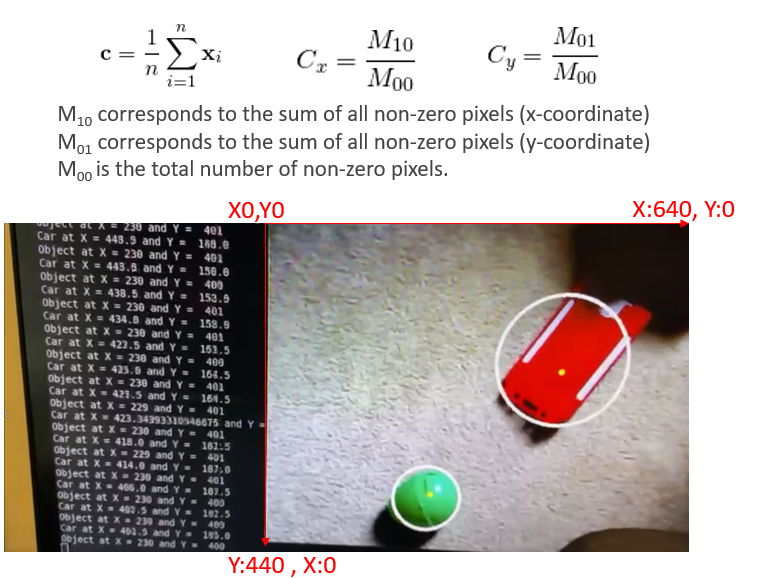
#> input picture VisualMain/Images/Github.png, 778 x 578 px, given in place of the camera
$ python maskace.py
#> lines starting #> are read from the running program, lines starting #| are printed output that depends on the picture; after the words box and inside, x2 and y2 are one past the last pixel; in counts of white or black regions, pixels touching at a corner belong together
#Author: 	Ross Barrett & Maheer Qahwash,
#Date: 		20/02/21
#Version:	1
#Description:	Displays the colour converted image of a specified colour defined by the HSV output from bgrconv.py

#import system dependancies
import cv2
import numpy as np

capture = cv2.VideoCapture(0)

while(1):

    # Read in every frame in camera
    _, frame = capture.read()
#> frame is the input picture: shape (578, 778, 3); mean B, G, R 175.7, 177.9, 184.1

    # Convert BGR to HSV
    colour = cv2.cvtColor(frame, cv2.COLOR_BGR2HSV)
#> colour: shape (578, 778, 3); mean H, S, V 36.3, 28.7, 186.5

    # define range of color in HSV (output from bgrconv.py)
    lower_colourrange = np.array([161,100,100])
    upper_colourrange = np.array([181,255,255])

    # Set the threshold of the video to output specified colour range
    mask = cv2.inRange(colour, lower_colourrange, upper_colourrange)
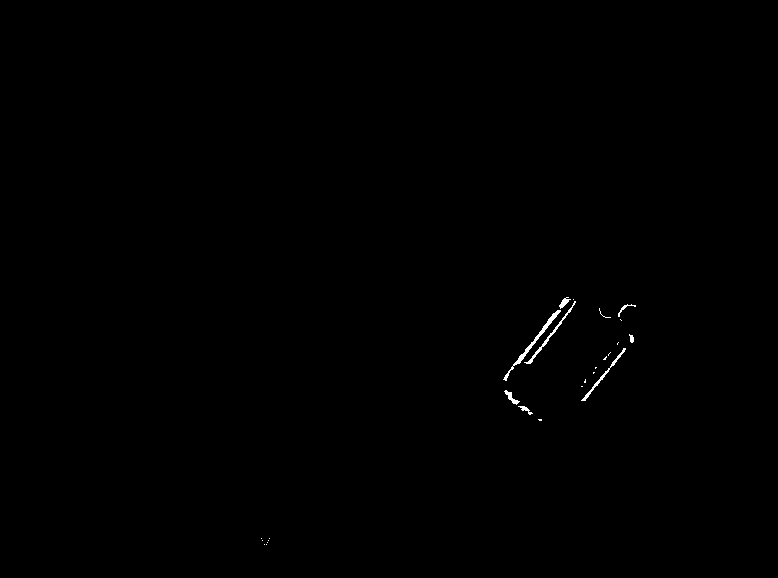
#> mask: shape (578, 778); 0.22% white in thin lines or dots, all inside (x1, y1, x2, y2) = (261, 297, 636, 545)

    # Use Bitwise-AND command to set mask and the original image
    res = cv2.bitwise_and(frame,frame, mask= mask)

    #display the 3 windows (frame, mask, res) and wait for esc key or ctrl+c to end program
    cv2.imshow('frame',frame)
    cv2.imshow('mask',mask)
    cv2.imshow('res',res)
    key = cv2.waitKey(1) & 0xFF
#> (key x is pressed here)

    # upon x key being pressed, stop the script
    if key == ord("x"):
        break


#close all windows opened by program
cv2.destroyAllWindows()

$ run again, on VisualMain/Images/HSV.PNG
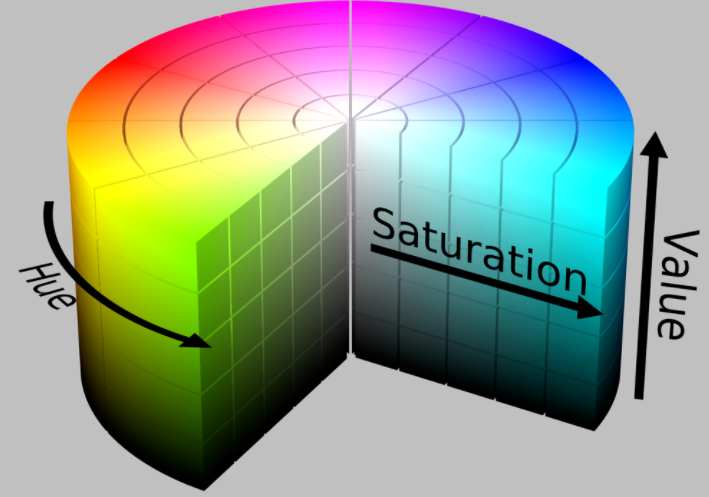
#> input picture VisualMain/Images/HSV.PNG, 709 x 497 px, given in place of the camera
#> frame is the input picture: shape (497, 709, 3); mean B, G, R 142.6, 154.3, 145.3
#> colour: shape (497, 709, 3); mean H, S, V 46.3, 101.1, 177
#> `mask = cv2.inRange(colour, lower_colourrange, upper_colourrange)`:
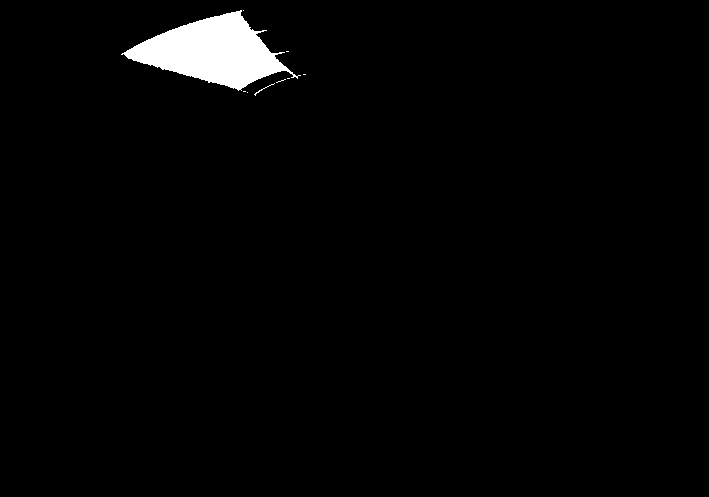
#> mask: shape (497, 709); 2% white; 9 white regions (7 under 20 px), largest, box (x1, y1, x2, y2) and area: (121, 10, 301, 91) 7135, (254, 83, 275, 96) 27

$ run again, on VisualMain/Images/How-to-get-RGB.png
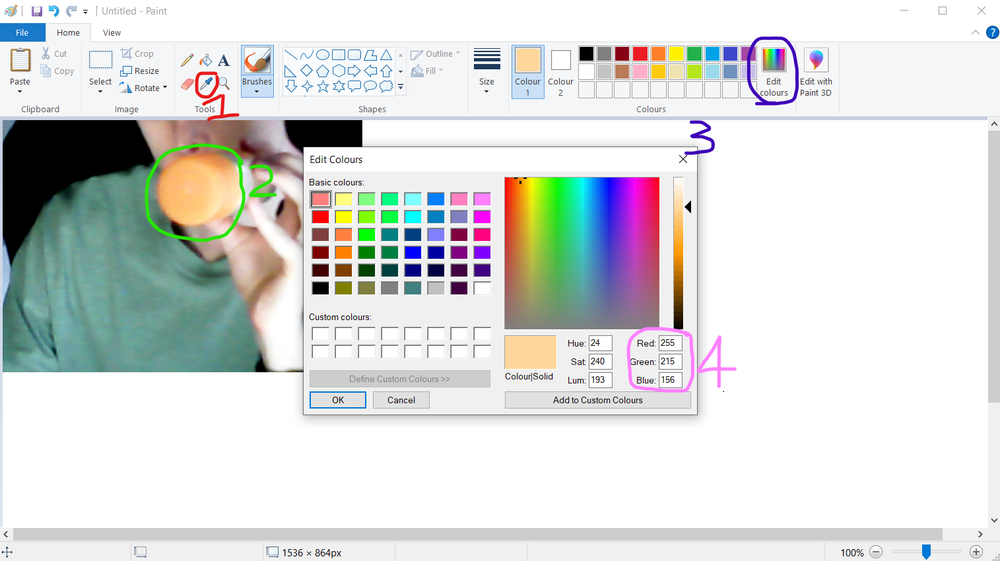
#> input picture VisualMain/Images/How-to-get-RGB.png, 1000 x 561 px, shrunk from 1515 x 850 before the run, given in place of the camera
#> frame is the input picture: shape (561, 1000, 3); mean B, G, R 218.2, 219.5, 217.4
#> colour: shape (561, 1000, 3); mean H, S, V 30, 24.9, 227.3
#> `mask = cv2.inRange(colour, lower_colourrange, upper_colourrange)`:
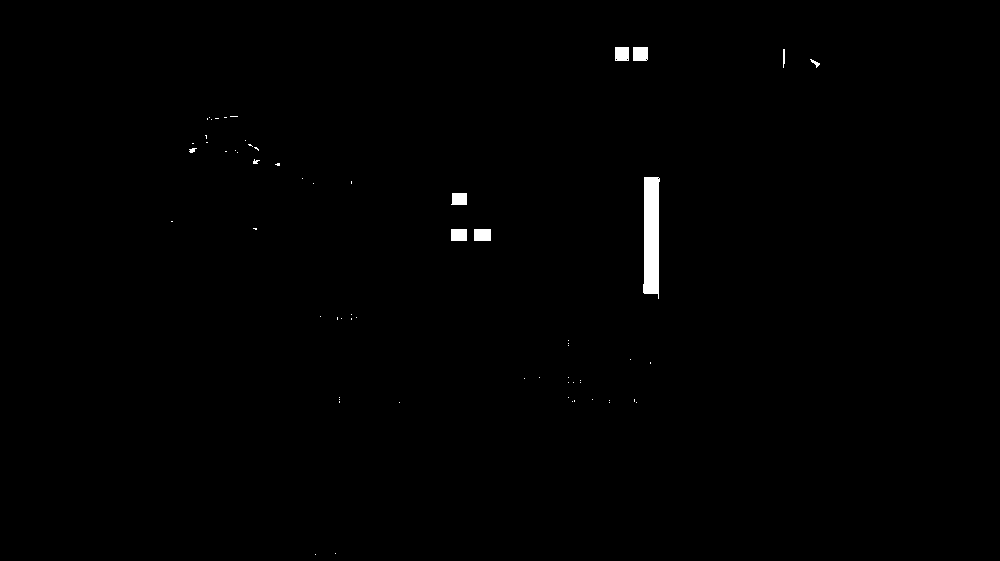
#> mask: shape (561, 1000); 0.53% white; 63 white regions (53 under 20 px), largest, box (x1, y1, x2, y2) and area: (643, 177, 660, 299) 1772, (633, 47, 648, 61) 208, (474, 229, 491, 241) 204
